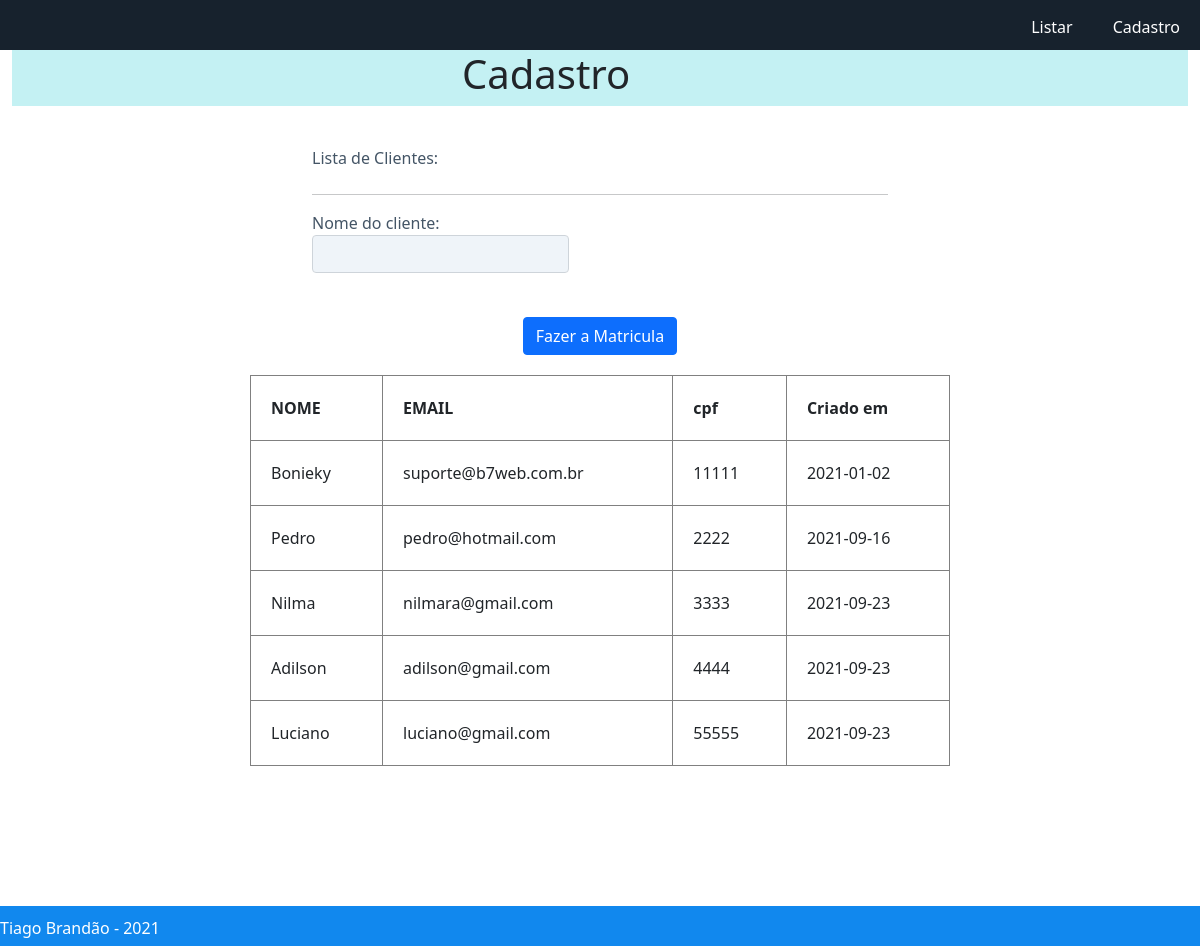
The page / on the database its author committed.
### tables this page shows
CREATE TABLE `usuarios` (
  `id` int(10) NOT NULL,
  `nome` varchar(100) NOT NULL,
  `email` varchar(100) NOT NULL,
  `endereco` varchar(120) NOT NULL,
  `cpf` int(11) NOT NULL,
  `estado` varchar(255) NOT NULL,
  `cidade` varchar(255) NOT NULL,
  `nomecartao` varchar(255) NOT NULL,
  `numerocartao` int(11) NOT NULL,
  `codigoseguranca` int(3) NOT NULL,
  `datamatricula` date NOT NULL,
  `cep` int(11) NOT NULL
);

### dao/UsuarioDaoMySQL.php (called while the page is built, shortened)
<?php
    require_once 'models/Usuario.php';
    class UsuarioDaoMysql implements UsuarioDao{
        private $pdo;
        public function __construct(PDO $driver)
        {
            $this->pdo=$driver;
        }
        public function findAll(){
            $array=[];
            $sql=$this->pdo->query("SELECT * FROM usuarios");
            if($sql->rowCount() > 0){
                $data=$sql->fetchAll();
                foreach($data as $item){
                    $u = new Usuario();
                    $u->setId($item['id']);
                    $u->setNome($item['nome']);
                    $u->setEmail($item['email']);
                    $u->setEndereco($item['endereco']);;
                    $u->setCpf($item['cpf']);
                    $u->setEstado($item['estado']);
                    $u->setCep($item['cep']);
                    $u->setCidade($item['cidade']);
                    $u->setNomeCartao($item['nomecartao']);
                    $u->setNumeroCartao($item['numerocartao']);
                    $u->setCodigoseguranca($item['codigoseguranca']);
                    $u->setDatamatricula($item['datamatricula']);
                    $array[] = $u;
                }
            }
            return $array;
        }
    }

### models/Usuario.php (called while the page is built, shortened)
<?php
    class Usuario{
        private $nome;
        private $email;
        private $cpf;
        private $datamatricula;
        public function getNome(){
            return $this->nome;
        }
        public function setNome($n){
            $this->nome=ucwords(trim($n));
        }
        public function getEmail(){
            return $this->email;
        }
        public function setEmail($e){
            $this->email=strtolower(trim($e));
        }
        public function getCpf(){
            return $this->cpf;
        }
        public function setCpf($i){
            $this->cpf=trim($i);
        }
        public function getDatamatricula(){
            return $this->datamatricula;
        }
        public function setDatamatricula($i){
            $this->datamatricula=trim($i);
        }
    }
?>

### index.php (the view)
<?php
require 'config.php';
require 'dao/UsuarioDaoMysql.php';
include 'header.php';
$usuarioDao= new UsuarioDaoMysql($pdo);
    $lista = $usuarioDao->findAll();
?>
 <div class="container-fluid">
    <div style="background-color:#C4F1F3;width:100%;margin:auto;">
    <div class="row center " style="">
        <div class="col-md-3">
            <h1>Cadastro</h1>
        </div>
    </div>
    </div>
    </div>
    <div class="container-fluid " style="margin-top:40px;">
        <div class="row center">
            <div class="col-lg-6 col-md-6 col-sm-12">
            <div class="mb-3">
                        <label for="" class="form-label" >
                            Lista de Clientes: </label></br>
                            <hr>
                            <label for="" class="form-label" >
                            Nome do cliente: </br>
                            <input class="form-control " type="text" name="name" />
                            </label>
                    </div>
            </div>
        </div>
    </div>
    <div  style="margin: 0 auto;
	display: flex;justify-content: center;width:100%;">
        <a href="adicionar.php" class="btn btn-primary" style="margin:20px;">Fazer a Matricula</a>
    </div>
        <div class="container-fluid" style="margin: 0 auto;
	display: flex;justify-content: center;width:100%;">
            <div class="row ">
                <div class="col-md-12 col-sm-12 center">
                    <table border="1" style="    width: 700px;
    border: 1px solid grey;">
                        <tr>
                            <th style="border: 1px solid grey;padding:20px;">NOME</th>
                            <th style="border: 1px solid grey;padding:20px;">EMAIL</th>
                            <th style="border: 1px solid grey;padding:20px;">cpf</th>
                            <th style="border: 1px solid grey;padding:20px;">Criado em</th>
                        </tr>
                        <?php foreach($lista as $usuario): ?>
                            <tr>
                                <td style="border: 1px solid grey;padding:20px;"><?=$usuario->getNome();?></td>
                                <td style="border: 1px solid grey;padding:20px;"><?=$usuario->getEmail();?></td>
                                <td style="border: 1px solid grey;padding:20px;"><?=$usuario->getCpf();?></td>
                                <td style="border: 1px solid grey;padding:20px;"><?=$usuario->getDatamatricula();?></td>
                            <tr>
                        <?php endforeach; ?>
                    </table>
                </div>
            </div>
        </div>
<?php
    include 'footer.php';
?>

### header.php (shortened to what this page needs)
<!DOCTYPE html>
<html lang="en">
<head>
    <link href="https://cdn.jsdelivr.net/npm/bootstrap@5.1.1/dist/css/bootstrap.min.css" rel="stylesheet">
    <link href="css/estilo.css" rel="stylesheet">
    <header style="background-color: #17222D;">
        <nav class="estilo">
            <div class="nav-wrapper">
                <ul class="menu-desktop flex-end " style="width:auto;height:50px;background-color:#17222D;">
                    <li style="padding: 2px 20px; width:auto;"><a href="index.php" style="color: #fff!important;
                    ">Listar</a></li>
                    <li style="padding: 2px 20px;width:auto;"><a href="adicionar.php" style="color: #fff!important;
                    ">Cadastro</a></li>
                </ul>
            </div>
        </nav>
    </header>
</head>
<body>

### footer.php (shortened to what this page needs)
<footer style="background-color:#1188EE ; position: absolute;
  width: 100%;
  height: 2.5rem;  margin-top:140px;">
    <div class="row">
        <div class="col-md-8" style="padding-top: 10px;padding-right:50px;">
            <p style="margin: 0 auto;
	display: flex;width:100%; color:#fff;">Tiago Brandão - 2021</p>
        </div>
    </div>
</footer>
</body>
</html>

### css/estilo.css (style rules this page uses)
nav { width: 100%; height: 50px!important; line-height: 50px; background-color: #17222D; }
ul li { text-decoration: none; list-style-type: none; }
input { background-color: #EFF4F9!important; }
label { color: #445566; }
ul.menu-desktop { list-style-type: none; width: 100%; display: flex; justify-content: end; }
ul.menu-desktop li { cursor: pointer; text-align: center; }
ul.menu-desktop li a { color: #343a40!important; text-decoration: none; }
label { width: auto!important; color: #445566; }
.center { justify-content: center; }
.flex-end { justify-content: flex-end; }

### rows shown on the page
usuarios: nome "Bonieky", email "suporte@b7web.com.br", cpf "11111", datamatricula "2021-01-02"
usuarios: nome "Pedro", email "pedro@hotmail.com", cpf "2222", datamatricula "2021-09-16"
usuarios: nome "Nilma", email "nilmara@gmail.com", cpf "3333", datamatricula "2021-09-23"
usuarios: nome "Adilson", email "adilson@gmail.com", cpf "4444", datamatricula "2021-09-23"
usuarios: nome "Luciano", email "luciano@gmail.com", cpf "55555", datamatricula "2021-09-23"
